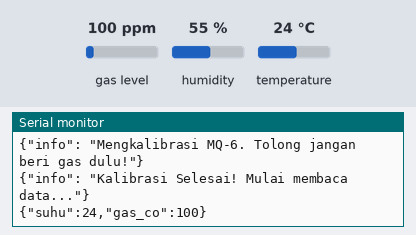
This program was run on a simulated ESP32. Parts: the last lines printed to the serial monitor. The inputs (shaded band) are chosen by the test bench; at power-on: gas level 100 ppm, temperature 24 °C, humidity 55 %.

Above: at 8.2 s.
8.3 s: gas level set to 20 ppm
At 12.6 s:
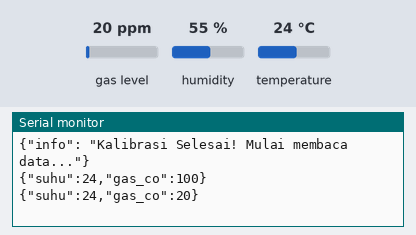
13.3 s: temperature set to 12 °C
At 17.9 s:
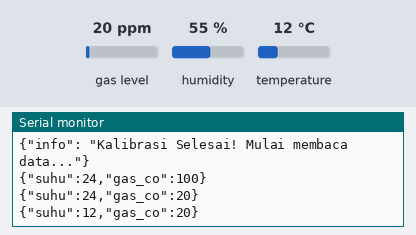
18.3 s: gas level set to 250 ppm
At 23.0 s:
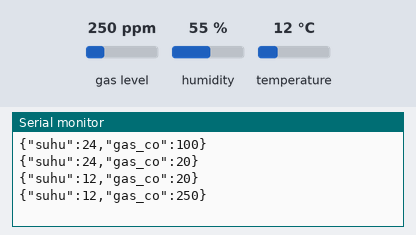
23.3 s: temperature set to 19 °C
At 28.3 s:
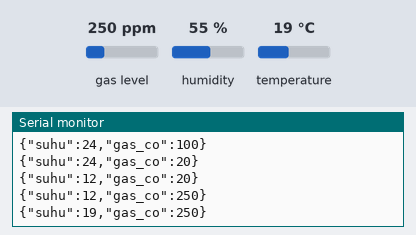
Timing chart, 0 to 29.3 s (numbered marks = the images above; inputs shaded):
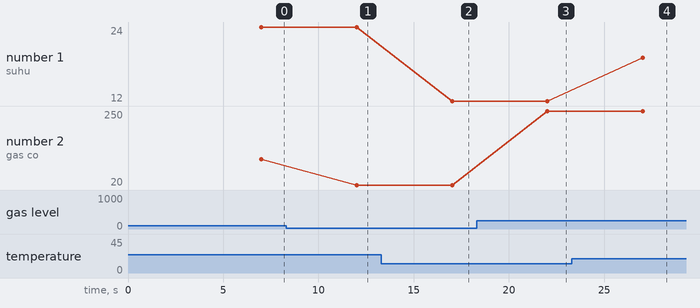

Measured:
- after the input at 8.3 s, the serial monitor: prints a new line after 3.7 s (image 1)
- after the input at 13.3 s, the serial monitor: prints a new line after 3.7 s (image 2)
- after the input at 18.3 s, the serial monitor: prints a new line after 3.7 s (image 3)
- after the input at 23.3 s, the serial monitor: prints a new line after 3.7 s (image 4)
- plotted number 1: 24 → 12 after the input at 13.3 s, 12 → 19 after the input at 23.3 s
- plotted number 2: 100 → 20 after the input at 8.3 s, 20 → 250 after the input at 18.3 s

The program:

main.cpp
```cpp
#include <Arduino.h>
#include <DHT.h>
#include <ArduinoJson.h>
#include <MQUnifiedsensor.h>

// Definisikan Pin sesuai wiring kita tadi
#define DHTPIN 32        // Pin D2 untuk DHT22
#define DHTTYPE DHT22   // Tipe sensor DHT22
#define MQ6_PIN 36      // Pin VP (GPIO 36 / ADC1_CH0) untuk gas MQ-6

// --- Konfigurasi MQUnifiedsensor untuk ESP32 ---
#define MQ_BOARD "ESP-32"
#define MQ_TYPE "MQ-6"
#define VOLTAGE_RESOLUTION 3.3
#define ADC_BIT_RESOLUTION 12
#define RATIO_CLEAN_AIR 10.0

// Inisialisasi sensor DHT
DHT dht(DHTPIN, DHTTYPE);
MQUnifiedsensor MQ6(MQ_BOARD, VOLTAGE_RESOLUTION, ADC_BIT_RESOLUTION, MQ6_PIN, MQ_TYPE);

void setup() {
  Serial.begin(115200);

  // --- Setup MQ-6 ---
  MQ6.setRegressionMethod(1);
  MQ6.setA(1007.2);
  MQ6.setB(-2.18);
  MQ6.init();

  // --- Proses Kalibrasi Awal ---
  Serial.println("{\"info\": \"Mengkalibrasi MQ-6. Tolong jangan beri gas dulu!\"}");
  float calcR0 = 0;
  for(int i = 1; i <= 10; i++) {
    MQ6.update();
    calcR0 += MQ6.calibrate(RATIO_CLEAN_AIR);
    delay(500);
  }

  float r0_average = calcR0 / 10;

  // --- BYPASS ERROR MATEMATIKA ---
  if(isinf(r0_average) || r0_average == 0) {
    Serial.println("{\"warning\": \"Tegangan sensor sangat rendah, menggunakan kalibrasi pabrik.\"}");
    MQ6.setR0(10.0); // Paksa gunakan nilai default
  } else {
    MQ6.setR0(r0_average);
    Serial.println("{\"info\": \"Kalibrasi Selesai! Mulai membaca data...\"}");
  }

  dht.begin();
  delay(2000);
}

void loop() {
  // 1. Baca data dari DHT22
  float suhu = dht.readTemperature();

  // 2. Validasi DHT22
  if (isnan(suhu)) {
    Serial.println("{\"error\": \"Gagal membaca sensor DHT22! Cek kabel.\"}");
    delay(2000);
    return;
  }

  // 3. Baca MQ-6 dalam satuan PPM
  MQ6.update();
  float gas_ppm = MQ6.readSensor();

  // 4. Buat objek JSON
  JsonDocument doc;
  doc["suhu"] = suhu;
  doc["gas_co"] = gas_ppm;

  // 5. Cetak JSON ke Serial
  serializeJson(doc, Serial);
  Serial.println();

  // Tunggu 5 detik
  delay(5000);
}
```
